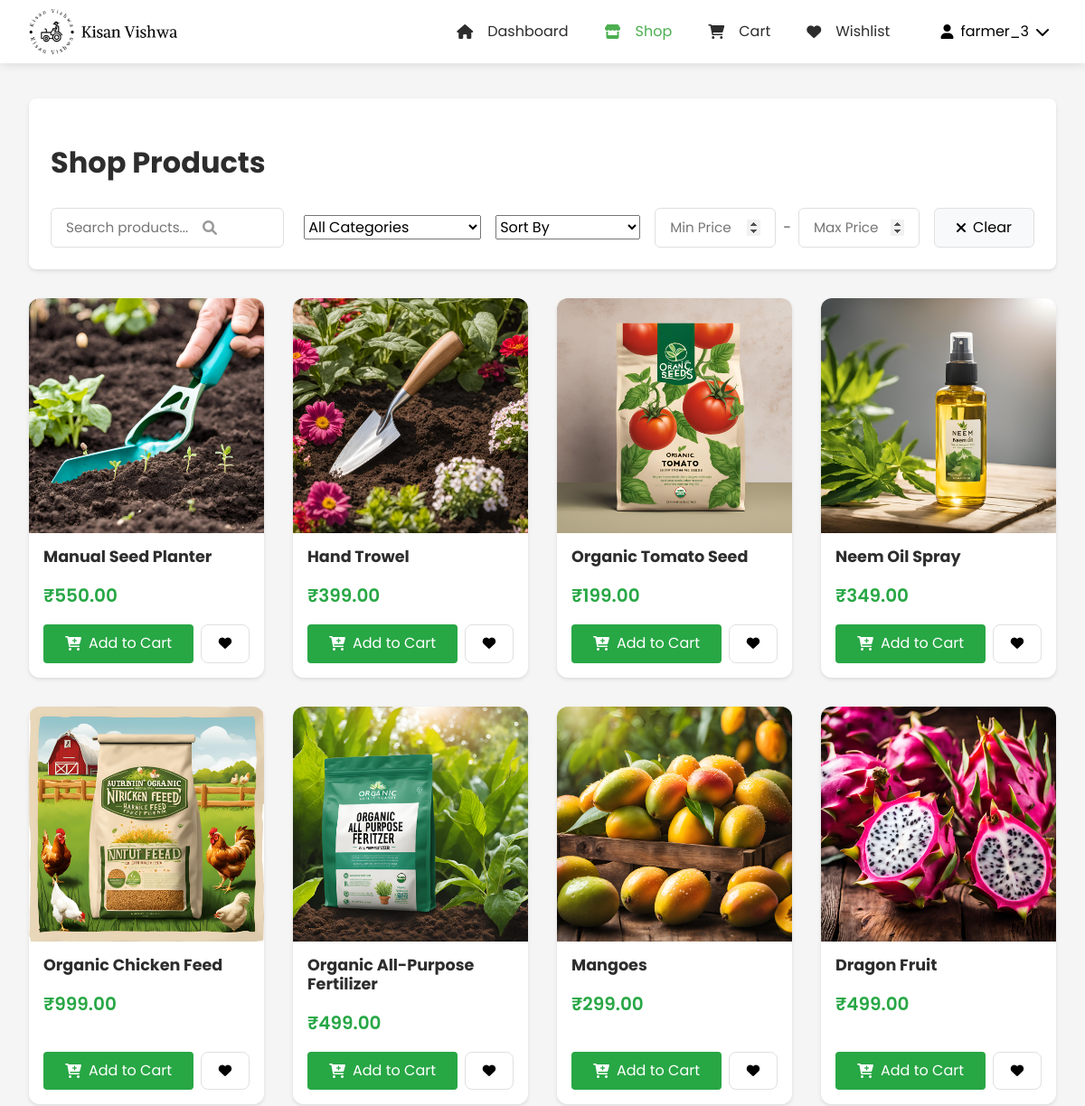
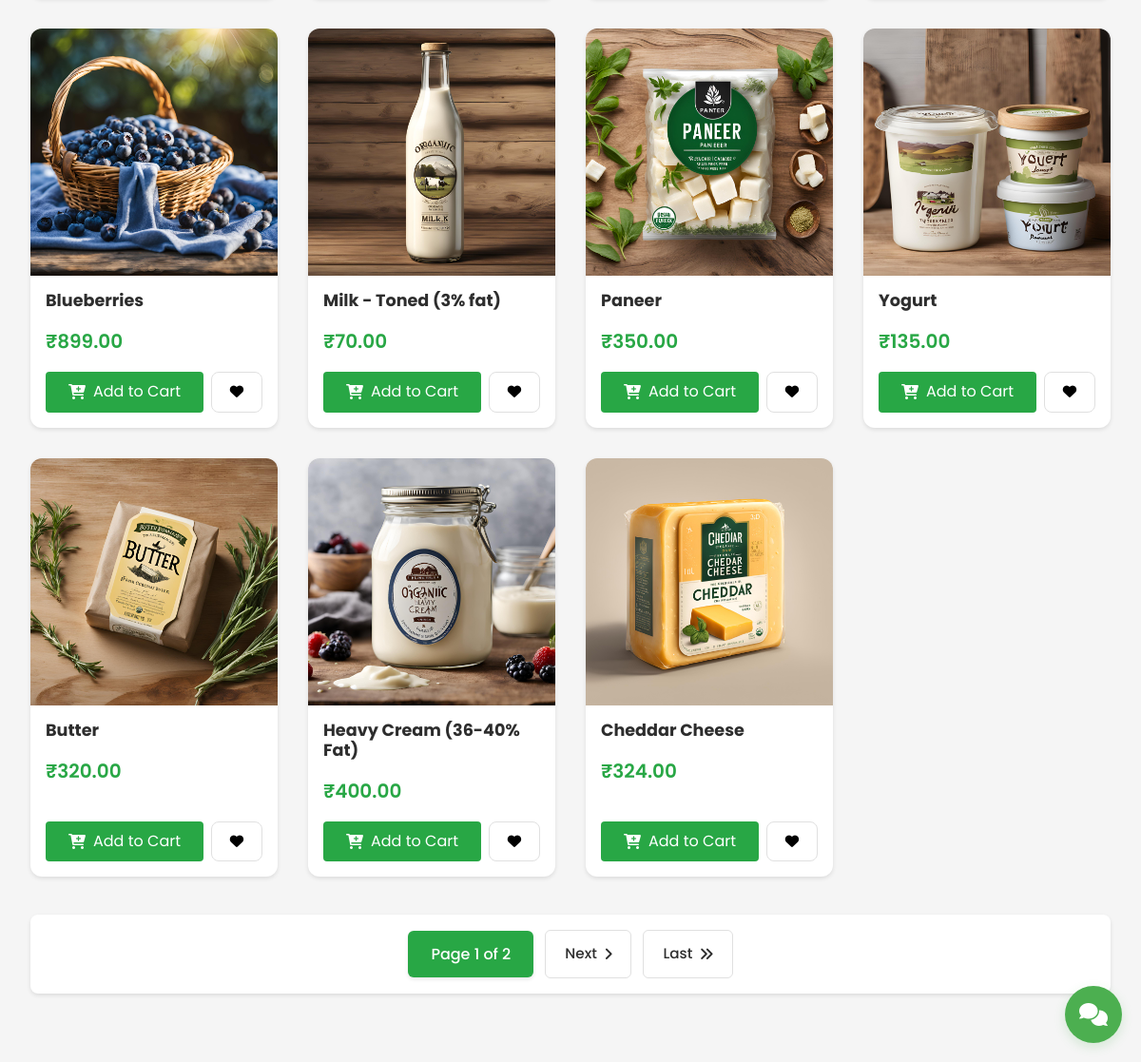
The page /customer/shop/ (signed in) on the database its author committed (2 pictures, top to bottom).
### product_app/models.py (models this page shows, shortened)
class Product(models.Model):
    CATEGORY_CHOICES = [
        ('vegetables', 'Vegetables'),
        ('fruits', 'Fruits'),
        ('grains', 'Grains'),
        ('dairy', 'Dairy'),
        ('tools', 'Tools & Equipment'),
        ('seeds', 'Seeds & Saplings'),
        ('pesticides', 'Pesticides & Fertilizers'),
        ('organic', 'Organic Products'),
        ('livestock', 'Livestock & Feed'),
        ('other', 'Other')
    ]
    name = models.CharField(max_length=200)
    category = models.CharField(max_length=100, choices=CATEGORY_CHOICES, default='other')
    price = models.DecimalField(max_digits=10, decimal_places=2)
    quantity = models.IntegerField()
    description = models.TextField()
    image = models.ImageField(
        upload_to='products/',
        null=True,
        blank=True
    )
    farmer = models.ForeignKey(User, on_delete=models.CASCADE)
    created_at = models.DateTimeField(auto_now_add=True)
    updated_at = models.DateTimeField(auto_now=True)
    is_featured = models.BooleanField(default=False)
    is_deleted = models.BooleanField(default=False)
    def get_image_url(self):
        if self.image and hasattr(self.image, 'url'):
            return self.image.url
        return static('images/default_product.jpg')

### customer_app/views.py (the view)
# urls.py: path('shop/', views.shop, name='shop'),
@login_required
def shop(request):
    products = Product.objects.filter(is_deleted=False)
    search_query = request.GET.get('search')
    if search_query:
        products = products.filter(
            Q(name__icontains=search_query) |
            Q(description__icontains=search_query) |
            Q(category__icontains=search_query)
        )
    categories = dict(Product.CATEGORY_CHOICES)
    category = request.GET.get('category')
    if category and category != 'all':
        products = products.filter(category=category)
    min_price = request.GET.get('min_price')
    max_price = request.GET.get('max_price')
    try:
        if min_price and min_price.strip():
            min_price = float(min_price)
            products = products.filter(price__gte=min_price)
        if max_price and max_price.strip():
            max_price = float(max_price)
            products = products.filter(price__lte=max_price)
    except ValueError:
        messages.error(request, 'Invalid price range entered')
    sort_by = request.GET.get('sort', 'default')
    if sort_by == 'price_low':
        products = products.order_by('price')
    elif sort_by == 'price_high':
        products = products.order_by('-price')
    elif sort_by == 'newest':
        products = products.order_by('-created_at')
    paginator = Paginator(products, 15)  # Show 15 products per page (3 rows × 5 columns)
    page = request.GET.get('page')
    products = paginator.get_page(page)
    wishlist_products = Product.objects.filter(wishlist__user=request.user)
    context = {
        'products': products,
        'categories': categories,
        'current_category': category,
        'current_sort': sort_by,
        'wishlist_products': wishlist_products,
        'min_price': min_price,
        'max_price': max_price
    }
    return render(request, 'customer_app/shop.html', context)

### customer_app/context_processors.py (called while the page is built, shortened)
def wishlist_and_cart_counts(request):
    if request.user.is_authenticated:
        cart_items = CartItem.objects.filter(user=request.user).select_related('product')
        wishlist_items = Wishlist.objects.filter(user=request.user)
        return {
            'cart_items_count': cart_items.count(),
            'cart_total': sum(item.total_price for item in cart_items),
            'wishlist_count': wishlist_items.count(),
            'wishlist_product_ids': set(item.product_id for item in wishlist_items)
        }

def wishlist_status(request):
    if request.user.is_authenticated:
        wishlist_items = Wishlist.objects.filter(user=request.user).select_related('product')
        return {
            'wishlist_product_ids': set(item.product.id for item in wishlist_items),
            'wishlist_products': [item.product for item in wishlist_items]
        }
    return {
        'wishlist_product_ids': set(),
        'wishlist_products': []
    }

def product_categories(request):
    CATEGORY_ICONS = {
        'vegetables': 'fa-carrot',
        'fruits': 'fa-apple-alt',
        'grains': 'fa-wheat',
        'dairy': 'fa-cheese',
        'tools': 'fa-tools',
        'seeds': 'fa-seedling',
        'pesticides': 'fa-spray-can',
        'organic': 'fa-leaf',
        'livestock': 'fa-cow',
        'other': 'fa-box'
    }
    return {
        'PRODUCT_CATEGORIES': Product.CATEGORY_CHOICES,
        'CATEGORY_ICONS': CATEGORY_ICONS
    }

### product_app/templatetags/custom_filters.py (called while the page is built)
@register.filter(name='get_item')
def get_item(dictionary, key):
    return dictionary.get(key, '')

### customer_app/templates/customer_app/shop.html (shortened to what this page needs)
{% load static %}
{% load custom_filters %}
<!DOCTYPE html>
<html lang="en">
<head>
    <link rel="stylesheet" href="https://cdnjs.cloudflare.com/ajax/libs/normalize/8.0.1/normalize.min.css">
    <link rel="stylesheet" href="https://cdnjs.cloudflare.com/ajax/libs/font-awesome/6.0.0/css/all.min.css">
    <link rel="stylesheet" type="text/css" href="{% static 'css/CustomerNavBar.css' %}">
    <link rel="stylesheet" type="text/css" href="{% static 'css/customerdesign.css' %}">
    <link rel="stylesheet" type="text/css" href="{% static 'css/shop.css' %}">
    <link rel="stylesheet" href="{% static 'css/chat_widget.css' %}">
</head>
<body>
    {% include 'NavBar/CustomerNavBar.html' %}
    <div id="chat-widget-container">
        {% include 'chatbot_app/chat_widget.html' %}
    </div>
    <div class="main-container">
        <main class="shop-container">
            <div class="shop-header">
                <h1>Shop Products</h1>
                <div class="filter-container">
                    <div class="filter-group-left">
                        <div class="shop-search-bar">
                            <input type="text"
                                   id="searchInput"
                                   placeholder="Search products..."
                                   value="{{ request.GET.search|default:'' }}">
                            <i class="fas fa-search search-icon" id="searchIcon"></i>
                        </div>
                        <div class="filter-selects-container">
                            <select id="categoryFilter" class="filter-select">
                                <option value="">All Categories</option>
                            </select>
                            <select id="sortFilter" class="filter-select">
                                <option value="default">Sort By</option>
                            </select>
                        </div>
                    </div>
                    <div class="filter-group-right">
                        <div class="price-range">
                            <input type="number"
                                   id="minPrice"
                                   placeholder="Min Price"
                                   value="{{ min_price|default:'' }}"
                                   step="1"
                                   min="0"
                                   oninput="validatePrice(this)"
                                   class="price-input">
                            <span>-</span>
                            <input type="number"
                                   id="maxPrice"
                                   placeholder="Max Price"
                                   value="{{ max_price|default:'' }}"
                                   step="1"
                                   min="0"
                                   oninput="validatePrice(this)"
                                   class="price-input">
                        </div>
                        <button id="clearFilters" class="clear-filters-btn">
                            <i class="fas fa-times"></i> Clear
                        </button>
                    </div>
                </div>
            </div>
            <div class="products-grid">
                {% for product in products %}
                <div class="product-card" data-product-id="{{ product.id }}">
                    <div class="product-image">
                        <img src="{{ product.get_image_url }}" alt="{{ product.name }}" loading="lazy">
                    </div>
                    <div class="product-details">
                        <h3>{{ product.name }}</h3>
                        <p class="product-price">₹{{ product.price }}</p>
                        <div class="product-actions">
                            <button class="add-to-cart-btn"
                                    onclick="addToCart('{{ product.id }}', this)"
                                    data-product-id="{{ product.id }}">
                                <i class="fas fa-cart-plus"></i> Add to Cart
                            </button>
                            <button class="add-to-wishlist" onclick="toggleWishlist('{{ product.id }}')" aria-label="Add to wishlist">
                                <i class="fas fa-heart {% if product in wishlist_products %}active{% endif %}"></i>
                            </button>
                        </div>
                    </div>
                </div>
                {% endfor %}
            </div>
            <div class="pagination">
                <span class="current-page">
                    Page {{ products.number }} of {{ products.paginator.num_pages }}
                </span>
                {% if products.has_next %}
                    <a href="?page={{ products.next_page_number }}" class="pagination-link">
                        Next <i class="fas fa-angle-right"></i>
                    </a>
                    <a href="?page={{ products.paginator.num_pages }}" class="pagination-link">
                        Last <i class="fas fa-angle-double-right"></i>
                    </a>
                {% endif %}
            </div>
        </main>
    </div>
</body>
</html>

### templates/NavBar/CustomerNavBar.html (shortened to what this page needs)
{% load static %}
<header class="site-header">
    <div class="header-container">
        <div class="brand">
            <a href="{% url 'customer_dashboard' %}" class="logo">
                <img src="{% static 'images/kisan_vishwa_logo.png' %}" alt="Kisan Vishwa Logo">
            </a>
        </div>
        <nav class="main-nav">
            <ul class="nav-list">
                <li>
                    <a href="{% url 'customer_dashboard' %}" class="nav-item {% if request.resolver_match.url_name == 'customer_dashboard' %}active{% endif %}">
                        <i class="fas fa-home"></i>
                        <span>Dashboard</span>
                    </a>
                </li>
                <li>
                    <a href="{% url 'shop' %}" class="nav-item {% if request.resolver_match.url_name == 'shop' %}active{% endif %}">
                        <i class="fas fa-store"></i>
                        <span>Shop</span>
                    </a>
                </li>
                <li>
                    <a href="{% url 'customer_cart' %}" class="nav-item {% if request.resolver_match.url_name == 'customer_cart' %}active{% endif %}">
                        <i class="fas fa-shopping-cart"></i>
                        <span>Cart</span>
                    </a>
                </li>
                <li>
                    <a href="{% url 'customer_wishlist' %}" class="nav-item {% if request.resolver_match.url_name == 'customer_wishlist' %}active{% endif %}">
                        <i class="fas fa-heart"></i>
                        <span>Wishlist</span>
                    </a>
                </li>
            </ul>
            <div class="user-menu">
                <button class="user-menu-toggle">
                    <div class="user-info">
                        {% if user.customer_profile.profile_picture %}
                            <img src="{{ user.customer_profile.profile_picture.url }}" alt="" class="user-avatar">
                        {% else %}
                            <i class="fas fa-user"></i>
                        {% endif %}
                        <span>{{ user.username }}</span>
                        <i class="fas fa-chevron-down"></i>
                    </div>
                </button>
            </div>
        </nav>
    </div>
</header>

### static/css/CustomerNavBar.css (style rules this page uses)
:root { --warm-beige: #FAF7F2; --dark-beige: #E5E0D8; --dark-gray: #333333; --white: #ffffff; --forest-green: #28A745; --dark-green: #218838; --light-gray: #f9f9f9; --text-gray: #4A4A4A; --text-primary: #2D2D2D; --text-secondary: #555; --border-color: #e0e0e0; --shadow-color: rgba(0, 0, 0, 0.1); }
.site-header { background-color: var(--white); box-shadow: 0 2px 10px var(--shadow-color); position: fixed; width: 100%; top: 0; left: 0; z-index: 100; height: 70px; display: flex; align-items: center; isolation: isolate; }
.header-container { max-width: 1200px; width: 100%; margin: 0 auto; padding: 0 2rem; display: flex; justify-content: flex-start; align-items: center; height: 100%; gap: 2rem; }
.brand { display: flex; align-items: center; flex-shrink: 0; }
.logo { display: flex; align-items: center; text-decoration: none; color: var(--text-primary); padding-left: 0; }
.logo img { height: 50px; width: auto; margin-right: 12px; }
.main-nav { display: flex; align-items: center; margin-left: auto; gap: 1rem; isolation: isolate; }
.nav-list { display: flex; list-style: none; margin: 0; padding: 0; align-items: center; gap: 0.5rem; }
.nav-item { position: relative; display: flex; align-items: center; padding: 0.75rem 1rem; color: var(--text-primary); text-decoration: none; transition: color 0.3s; height: 100%; gap: 8px; }
.nav-item i { margin-right: 8px; }
.nav-item.active { color: #4CAF50; }
.user-menu { position: relative; margin-left: 1rem; height: 100%; display: flex; align-items: center; }
.user-menu-toggle { background: none; border: none; padding: 0.5rem; cursor: pointer; display: flex; align-items: center; }
.user-info { display: flex; align-items: center; gap: 8px; }
body { padding-top: 45px !important; margin: 0; font-family: 'Poppins', sans-serif; isolation: isolate; }
@media (min-width: 1200px) { .header-container { padding: 0 2rem; } }

### static/css/customerdesign.css (style rules this page uses)
:root { --primary-color: #28a745; --secondary-color: #218838; --background-color: #FAF7F2; --text-primary: #2D2D2D; --text-secondary: #4A4A4A; --text-body: #555555; --white: #ffffff; --border-color: #e0e0e0; --shadow-sm: 0 2px 4px rgba(0, 0, 0, 0.1); --shadow-md: 0 4px 6px rgba(0, 0, 0, 0.1); --shadow-lg: 0 8px 16px rgba(0, 0, 0, 0.15); }
body { font-family: 'Poppins', sans-serif; margin: 0; padding: 0; background-color: var(--background-color); color: var(--text-body); line-height: 1.6; }
.main-container { max-width: 1200px; margin: 0 auto; padding: 2rem 1rem; min-height: calc(100vh - 70px); position: relative; z-index: 1; }
img { max-width: 100%; height: auto; }

### customer_app/templates/customer_app/shop.html (style rules this page uses)
body { padding-top: 40px; background-color: #f5f5f5; }

### rows shown on the page
Product: get_image_url (picture), name "Manual Seed Planter", price "550.00"
Product: get_image_url (picture), name "Hand Trowel", price "399.00"
Product: get_image_url (picture), name "Organic Tomato Seed", price "199.00"
Product: get_image_url (picture), name "Neem Oil Spray", price "349.00"
Product: get_image_url (picture), name "Organic Chicken Feed", price "999.00"
Product: get_image_url (picture), name "Organic All-Purpose Fertilizer", price "499.00"
Product: get_image_url (picture), name "Mangoes", price "299.00"
Product: get_image_url (picture), name "Dragon Fruit", price "499.00"
Product: get_image_url (picture), name "Blueberries", price "899.00"
Product: get_image_url (picture), name "Milk - Toned (3% fat)", price "70.00"
Product: get_image_url (picture), name "Paneer", price "350.00"
Product: get_image_url (picture), name "Yogurt", price "135.00"
Product: get_image_url (picture), name "Butter", price "320.00"
Product: get_image_url (picture), name "Heavy Cream (36-40% Fat)", price "400.00"
Product: get_image_url (picture), name "Cheddar Cheese", price "324.00"

### other values the page prints
{{ user.username }} "farmer_3"
{{ products.number }} "1"
{{ products.paginator.num_pages }} "2"
